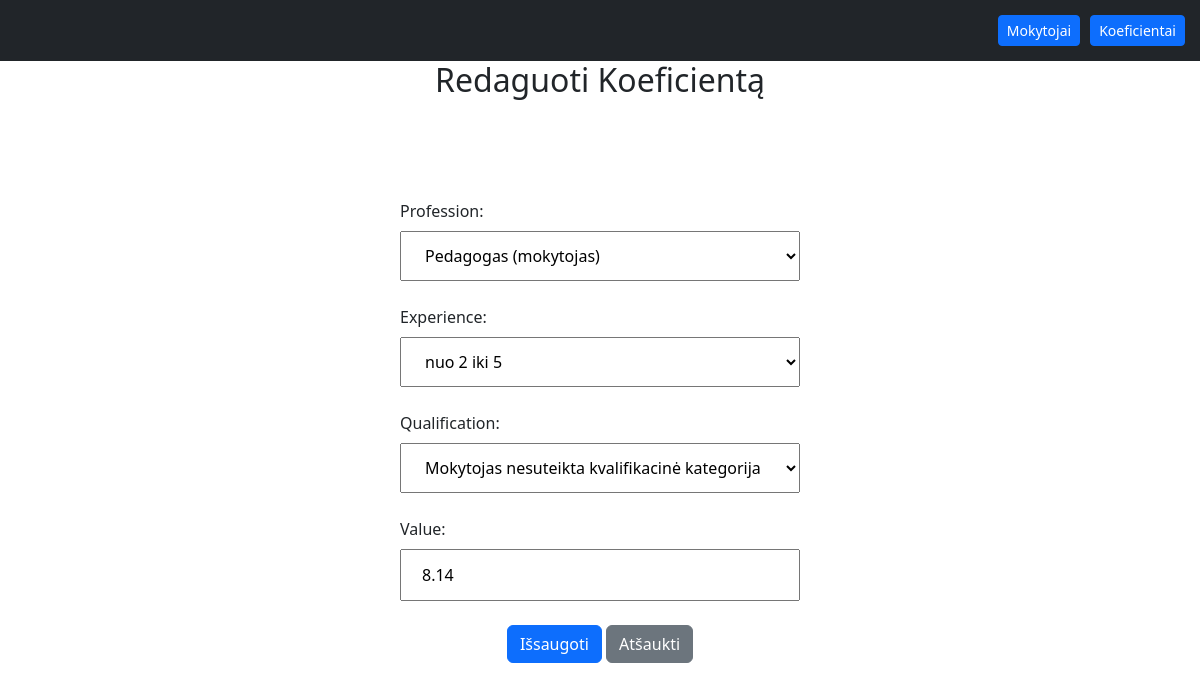
/api/koefficients/3/edit/, run on the app's committed database.
### koefficient_calculator/models.py (models this page shows, shortened)
class Koefficient(models.Model):
    profession = models.ForeignKey(Profession, on_delete=models.CASCADE)
    experience = models.ForeignKey(Experience, on_delete=models.CASCADE)
    qualification = models.ForeignKey(Qualification, on_delete=models.CASCADE)
    value = models.FloatField(max_length=255)

class Experience(models.Model):
    name = models.CharField(max_length=255)
    value = models.CharField(max_length=255)
    def __str__(self) -> str:
        return self.value

class Qualification(models.Model):
    name = models.CharField(max_length=255)
    value = models.CharField(max_length=255)
    def __str__(self) -> str:
        return self.value

### koefficient_calculator/views.py (the view)
# urls.py: path('koefficients/<int:pk>/edit/', KoefficientEditView.as_view(), name='koefficient-edit'),
class KoefficientEditView(UpdateView):
    model = Koefficient
    fields = '__all__'
    template_name = 'koefficient-edit.html'  # Create an HTML template for editing an employee
    success_url = '/employees/koefficients/'

### koefficient_calculator/models.py (called while the page is built)
    def __str__(self) -> str:
        return self.name

### koefficient_calculator/templates/koefficient-edit.html (shortened to what this page needs)
{% extends 'layout.html' %}
{% block content %}
  <h2 style="text-align: center;">Redaguoti Koeficientą</h2>
  <form style="max-width: 400px; margin: 100px auto 0 auto;" method="post">
    {{ form.as_p }}
    <div style="width: 100%; text-align: center;">
      <button type="submit" class="btn btn-primary">Išsaugoti</button>
      <a href="{% url 'koefficient-list' %}" class="btn btn-secondary">Atšaukti</a>
    </div>
  </form>
{% endblock %}

### koefficient_calculator/templates/koefficient-edit.html (style rules this page uses)
input { width: 100%; padding: 12px 20px; margin: 8px 0; box-sizing: border-box; }
select { width: 100%; padding: 12px 20px; margin: 8px 0; box-sizing: border-box; }

### data on the page
Koefficient: profession "Pedagogas (mokytojas)", experience "nuo 2 iki 5", qualification "Mokytojas nesuteikta kvalifikacinė kategorija"
Experience: value "8.14"
